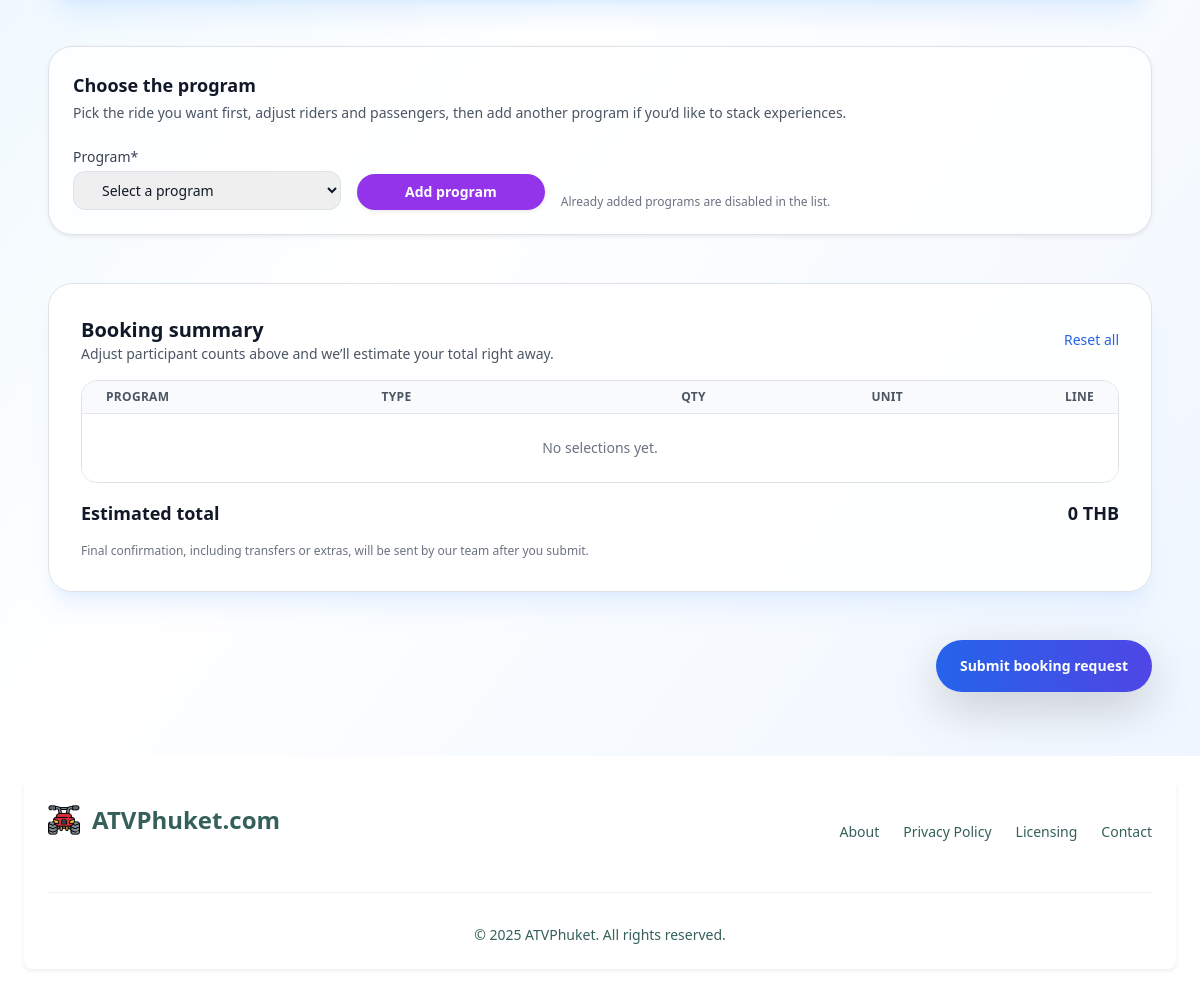
The page /booking/ (lower part) on the database as committed earlier.
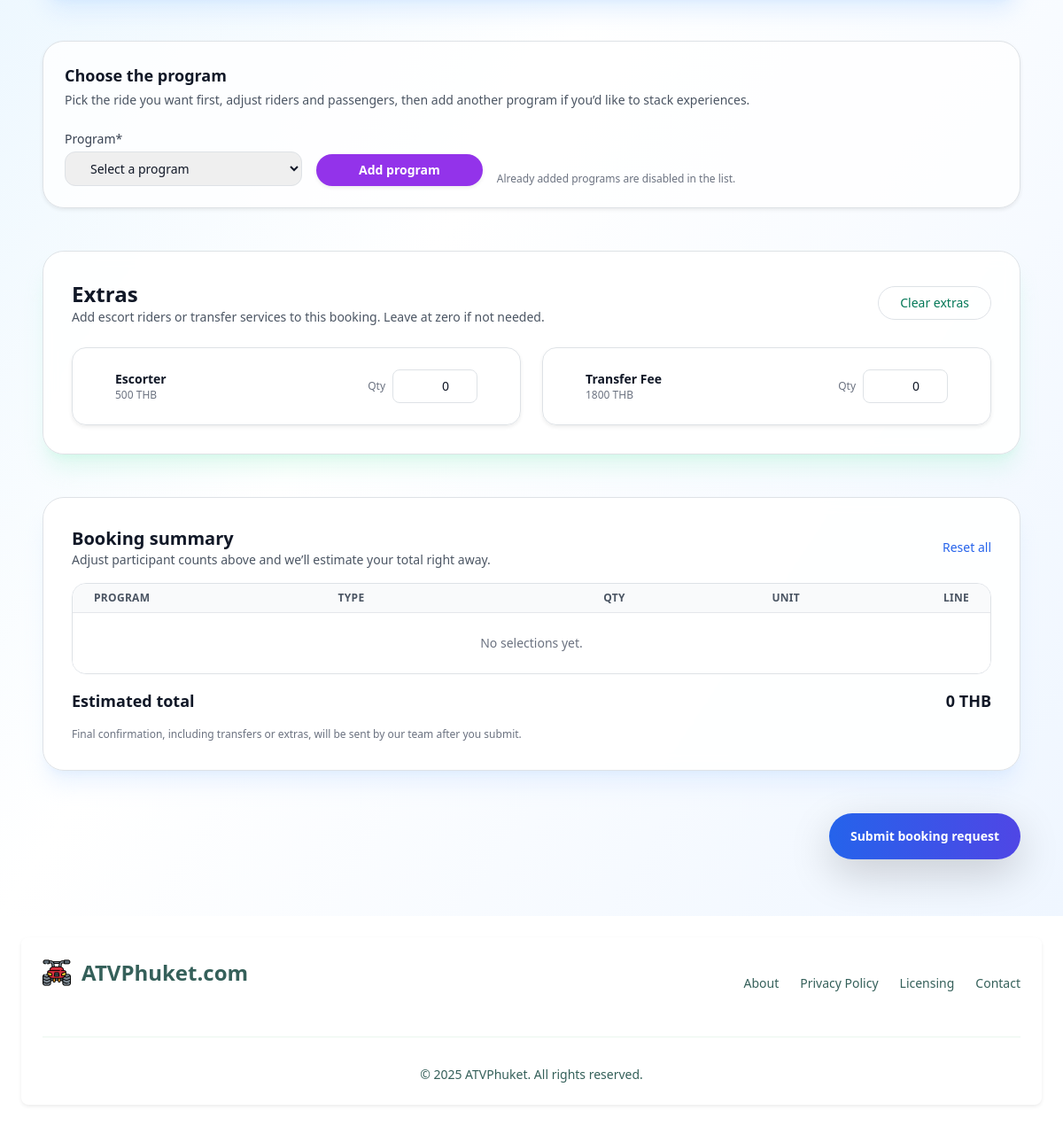
The same page on the database as committed later.
### myapp/models.py (models this page shows, shortened)
class Addon(models.Model):
    code = models.CharField(max_length=20, unique=True)
    name = models.CharField(max_length=150)
    price = models.DecimalField(max_digits=8, decimal_places=2)
    active = models.BooleanField(default=True)
    class Meta:
        ordering = ["code"]

### myapp/views.py (the view, shortened to what this page needs)
# urls.py: path('booking/', views.booking, name='booking-page'),
def booking(request: HttpRequest) -> HttpResponse:
    program_entries, program_lookup = _build_program_entries()
    addon_entries = _build_addon_entries()
    form_values: Dict[str, Any] = {}
    quantity_values: Dict[str, int] = {}
    errors: List[str] = []
    active_program_ids: List[int] = []
    addon_quantities: Dict[str, int] = {}
    for field in [
        "full_name",
        "email",
        "phone",
        "ride_date",
        "ride_time",
        "pickup_place",
        "notes",
    ]:
        form_values.setdefault(field, "")
    for entry in program_entries:
        for row in entry["rows"]:
            quantity = quantity_values.setdefault(row["field"], 0)
            row["quantity"] = quantity
        entry["is_active"] = entry["program"].id in active_program_ids
    for entry in addon_entries:
        entry["quantity"] = addon_quantities.get(entry["field"], 0)
    context = {
        "program_entries": program_entries,
        "addon_entries": addon_entries,
        "ride_slots": Booking.RideSlot.choices,
        "form_values": form_values,
        "errors": errors,
        "admin_booking_mode": False,
        "active_program_ids": active_program_ids,
    }
    return render(request, "myapp/booking.html", context)

### myapp/models.py (called while the page is built)
    def primary_image(self):
        return self.images.order_by("display_order", "id").first()

### myapp/views.py (called while the page is built)
def _build_addon_entries() -> List[Dict[str, Any]]:
    entries: List[Dict[str, Any]] = []
    for addon in Addon.objects.filter(active=True).order_by("name"):
        entries.append(
            {
                "addon": addon,
                "field": f"addon_{addon.id}",
                "quantity": 0,
            }
        )
    return entries

### myapp/template/myapp/booking.html (shortened to what the changed rows need)
{% extends 'myapp/base.html' %}
{% block content %}
<script src="https://cdn.tailwindcss.com"></script>
<section class="bg-gradient-to-br from-sky-100 via-white to-blue-50 dark:from-gray-900 dark:via-gray-900 dark:to-slate-900 py-16">
  <div class="max-w-6xl mx-auto px-4 sm:px-6 lg:px-8">
    <form method="post" class="space-y-12">
      <div class="space-y-10">
        <div class="rounded-3xl border border-dashed border-purple-300/80 bg-white/80 p-6 shadow-sm dark:border-purple-500/30 dark:bg-gray-900/60">
          <h2 class="text-lg font-semibold text-gray-900 dark:text-white">Choose the program</h2>
        </div>
      </div>
      {% if addon_entries %}
      <div class="mt-12 rounded-3xl border border-white/60 bg-white/90 p-8 shadow-xl shadow-emerald-200/30 backdrop-blur dark:border-white/10 dark:bg-gray-900/80 dark:shadow-emerald-900/30">
        <div class="flex flex-col gap-4 sm:flex-row sm:items-center sm:justify-between">
          <div>
            <h2 class="text-2xl font-semibold text-gray-900 dark:text-white">Extras</h2>
            <p class="text-sm text-gray-600 dark:text-gray-300">Add escort riders or transfer services to this booking. Leave at zero if not needed.</p>
          </div>
          <button type="button" id="booking-clear-addons" class="inline-flex items-center rounded-full border border-emerald-200 px-4 py-2 text-sm font-medium text-emerald-700 transition hover:bg-emerald-50 dark:border-emerald-500/40 dark:text-emerald-200 dark:hover:bg-emerald-900/30">Clear extras</button>
        </div>
        <div class="mt-6 grid gap-6 md:grid-cols-2">
          {% for entry in addon_entries %}
          <div class="flex items-center justify-between rounded-2xl border border-gray-200 bg-white/80 px-5 py-4 shadow-sm dark:border-gray-700 dark:bg-gray-900/70">
            <div>
              <p class="text-sm font-semibold text-gray-900 dark:text-white">{{ entry.addon.name }}</p>
              <p class="text-xs text-gray-500 dark:text-gray-400">{{ entry.addon.price|floatformat:0 }} THB</p>
            </div>
            <div class="flex items-center gap-2">
              <label for="{{ entry.field }}" class="text-xs text-gray-500 dark:text-gray-400">Qty</label>
              <input id="{{ entry.field }}" name="{{ entry.field }}" type="number" min="0" value="{{ entry.quantity }}" data-addon="true" data-program="{{ entry.addon.name }}" data-participant="Add-on" data-age="—" data-price="{{ entry.addon.price|floatformat:2 }}" class="booking-addon-input w-24 rounded-lg border border-gray-200 px-3 py-2 text-right text-sm text-gray-900 focus:border-emerald-500 focus:outline-none focus:ring-2 focus:ring-emerald-200 dark:border-gray-700 dark:bg-gray-800 dark:text-white">
            </div>
          </div>
          {% endfor %}
        </div>
      </div>
      {% endif %}
      <div class="space-y-4 rounded-3xl border border-white/60 bg-white/90 p-8 shadow-xl shadow-blue-200/30 backdrop-blur dark:border-white/10 dark:bg-gray-900/80 dark:shadow-blue-900/30">
        <div class="overflow-hidden rounded-2xl border border-gray-200 dark:border-gray-700">
          <table class="min-w-full divide-y divide-gray-200 text-sm dark:divide-gray-700">
            <thead class="bg-gray-50 text-xs font-semibold uppercase tracking-wide text-gray-600 dark:bg-gray-800 dark:text-gray-300">
              <tr>
                <th class="px-4 py-2 text-left">Program</th>
                <th class="px-4 py-2 text-left">Type</th>
                <th class="px-4 py-2 text-right">Qty</th>
                <th class="px-4 py-2 text-right">Unit</th>
                <th class="px-4 py-2 text-right">Line</th>
              </tr>
            </thead>
          </table>
        </div>
      </div>
    </form>
  </div>
</section>
{% endblock content %}

Rows that differ between the two databases and show on the page:
added Addon: addon.name "Escorter", addon.price "500", addon.name "0"
added Addon: addon.name "Transfer Fee", addon.price "1800", addon.name "0"
Other text that changed with them:
text now shown: "Extras Add escort riders or transfer services to this booking. Leave at zero if not needed. Clear extras"
